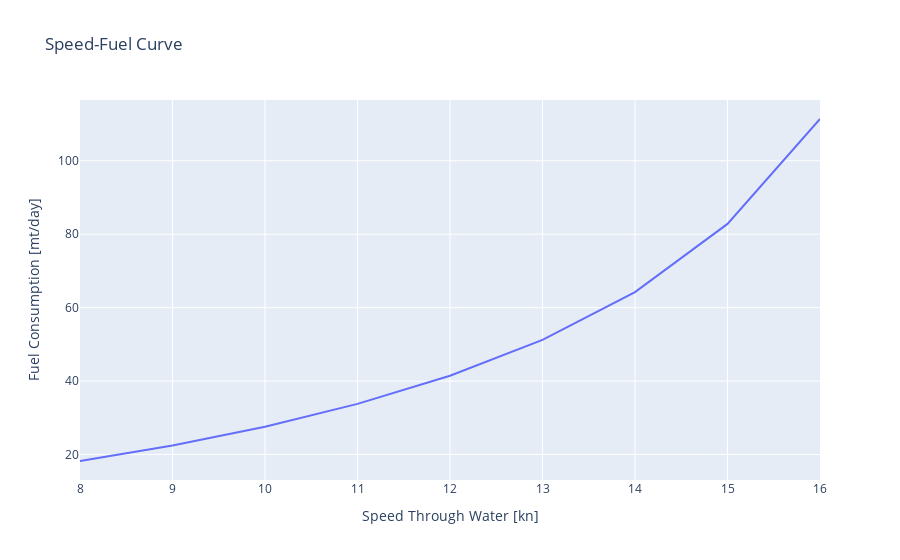

The code cell stored with this chart in its notebook:
### Markdown cell above
# Speed-Fuel Curve

Finally, to make things more tangible we can use the Plotly library to visualize our table as a speed-fuel curve.

### Code cell
import plotly.express as px

fig = px.line(df, x="stw", y="me_fo_consumption", title='Speed-Fuel Curve')
fig.update_layout(xaxis_title='Speed Through Water [kn]',
                   yaxis_title='Fuel Consumption [mt/day]')
fig.show()

### Figure 1 — Plotly figure (JSON) as saved in the notebook; plotly's stock layout.template omitted (floating-point values rounded to 4 significant figures)
{"data": [{"hovertemplate": "stw=%{x}<br>me_fo_consumption=%{y}<extra></extra>", "legendgroup": "", "line": {"color": "#636efa", "dash": "solid"}, "marker": {"symbol": "circle"}, "mode": "lines", "name": "", "orientation": "v", "showlegend": false, "type": "scatter", "x": [8, 9, 10, 11, 12, 13, 14, 15, 16], "xaxis": "x", "y": [18.24, 22.46, 27.58, 33.8, 41.47, 51.22, 64.23, 82.8, 111.4], "yaxis": "y"}], "layout": {"legend": {"tracegroupgap": 0}, "title": {"text": "Speed-Fuel Curve"}, "xaxis": {"anchor": "y", "domain": [0, 1], "title": {"text": "Speed Through Water [kn]"}}, "yaxis": {"anchor": "x", "domain": [0, 1], "title": {"text": "Fuel Consumption [mt/day]"}}}}
